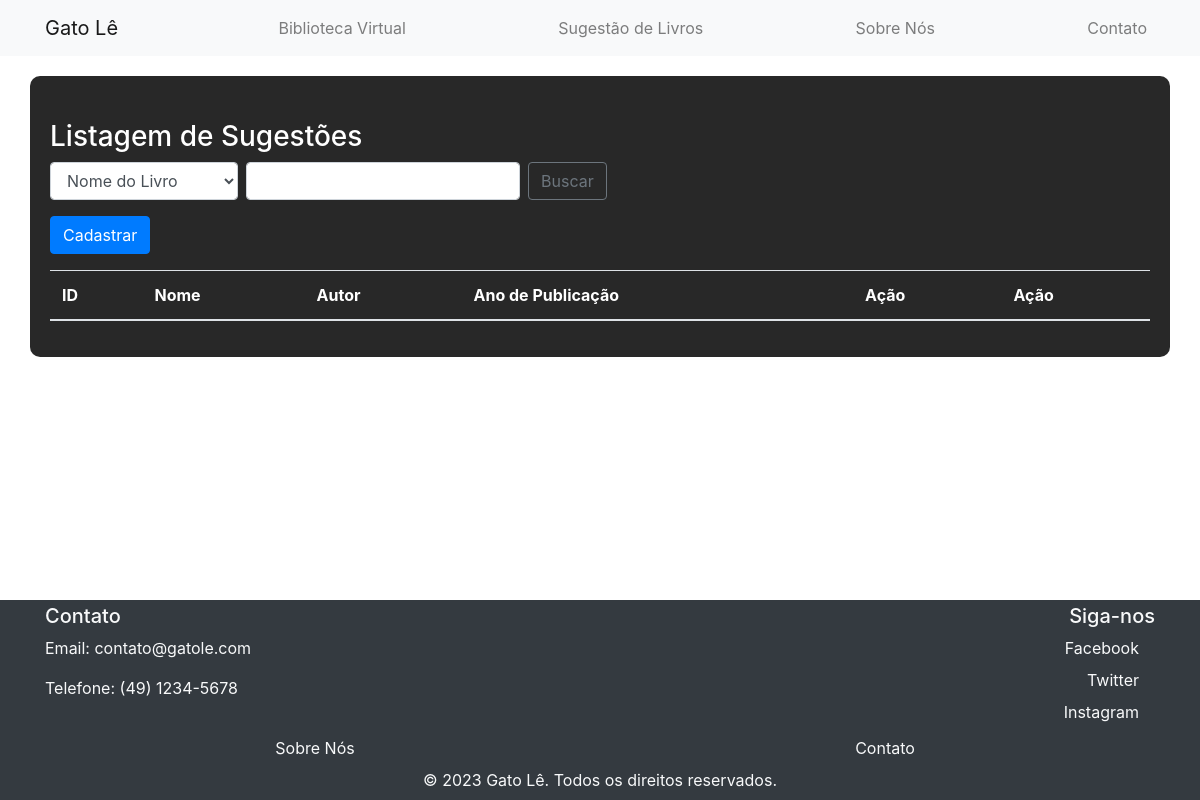
Before: /paginas/SugestaoList.php with the older database file.
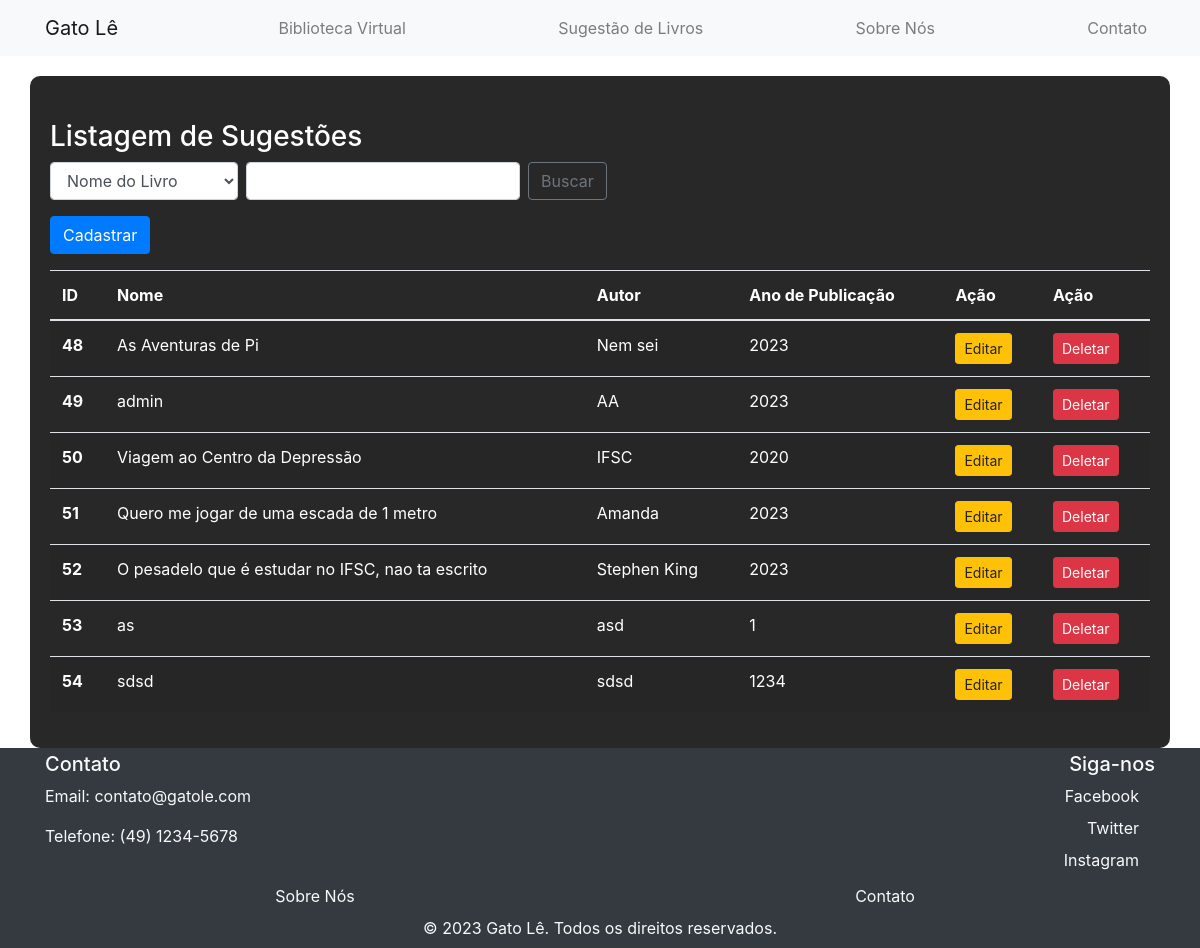
After: the same page with the newer database file.
### tables this page shows
CREATE TABLE `sugestao` (
  `id` int(10) UNSIGNED NOT NULL,
  `nome` varchar(100) NOT NULL DEFAULT '0',
  `autor` varchar(30) NOT NULL DEFAULT '0',
  `ano` varchar(20) NOT NULL DEFAULT '0'
);

### model/db.class.php (called while the page is built, shortened)
<?php
class DB{
    public function conn(){
        $host = "localhost";
        $dbname = "bancodoprofe";
        $user = "root";
        $password = "";
        try {
            $conn = new PDO(
                "mysql:host=$host;dbname=$dbname",
                $user,
                $password,
                [
                    PDO::ATTR_ERRMODE,
                    PDO::ERRMODE_EXCEPTION,
                    PDO::MYSQL_ATTR_INIT_COMMAND => "SET NAMES utf8"
                ]
            );
            return $conn;
        } catch (PDOException $e) {
            echo "Connection failed: " . $e->getMessage();
        }
    }
    public function select($nome_tabela){
        $conn = $this->conn();
        $sql = "SELECT * FROM $nome_tabela";
        $st = $conn->prepare($sql);
        $st->execute();
        return $st->fetchAll(PDO::FETCH_CLASS);
    }
}
?>

### paginas/SugestaoList.php (the view, shortened to what this page needs)
<?php
    include '../model/db.class.php';
    include '../bases/header.php';
    include '../bases/nav.php';
?>
<?php
    $db = new DB();
    $db->conn();
    if(!empty($_POST)){
        $dados =  $db->search("sugestao", $_POST);
    } else {
        $dados = $db->select("sugestao");
    }
?>
<div class="container sobre mx-auto">
    <h3 class="mt-4">Listagem de Sugestões</h3>
    <form action="SugestaoList.php" method="post" class="form-inline my-2 my-lg-0">
        <select name="tipo" class="form-control mr-sm-2">
            <option value="nome">Nome do Livro</option>
        </select>
        <input type="text" name="valor" class="form-control mr-sm-2">
        <button class="btn btn-outline-secondary my-2 my-sm-0" type="submit">Buscar</button>
    </form>
    <a href="Sugestaoform.php" class="btn btn-primary mt-3">Cadastrar</a>
    <table class="table table-striped mt-3">
        <thead>
            <tr>
                <th scope="col">ID</th>
                <th scope="col">Nome</th>
                <th scope="col">Autor</th>
                <th scope="col">Ano de Publicação</th>
                <th scope="col">Ação</th>
                <th scope="col">Ação</th>
            </tr>
        </thead>
        <tbody>
            <?php
            foreach($dados as $item){
                echo "<tr>";
                echo "<th scope='row'>$item->id</th>";
                echo "<td>$item->nome</td>";
                echo "<td>$item->autor</td>";
                echo "<td>$item->ano</td>";
                echo "<td><a href='SugestaoForm.php?id=$item->id' class='btn btn-warning btn-sm'>Editar</a></td>";
                echo "<td><a onclick='return confirm(\"Deseja Excluir?\")' href='SugestaoList.php?id=$item->id' class='btn btn-danger btn-sm'>Deletar</a></td>";
                echo "</tr>";
            }
            ?>
        </tbody>
    </table>
</div>
        <?php include "../bases/footer.php" ?>
</body>
</html>

Changed rows visible on the page:
added sugestao: id "48", nome "As Aventuras de Pi", autor "Nem sei", ano "2023"
added sugestao: id "49", nome "admin", autor "AA", ano "2023"
added sugestao: id "50", nome "Viagem ao Centro da Depressão", autor "IFSC", ano "2020"
added sugestao: id "51", nome "Quero me jogar de uma escada de 1 metro", autor "Amanda", ano "2023"
added sugestao: id "52", nome "O pesadelo que é estudar no IFSC, nao ta escrito", autor "Stephen King", ano "2023"
added sugestao: id "53", nome "as", autor "asd", ano "1"
added sugestao: id "54", nome "sdsd", autor "sdsd", ano "1234"
